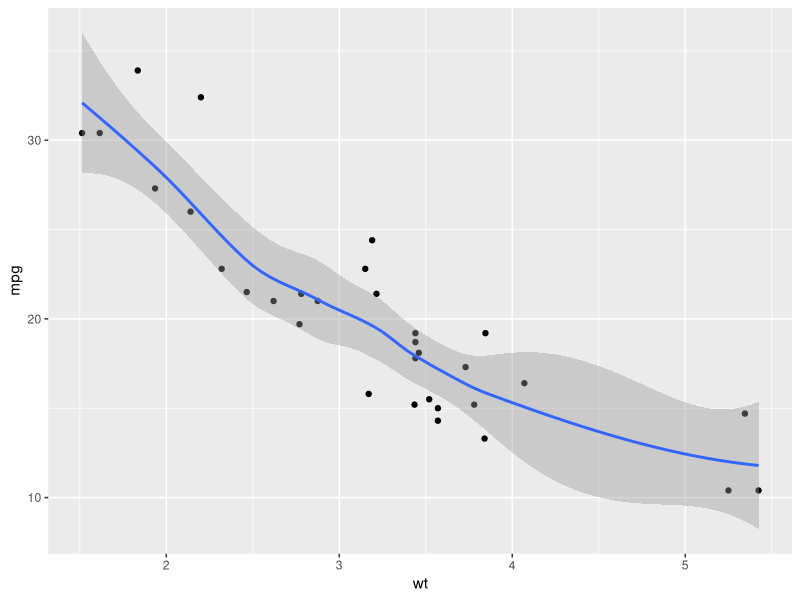
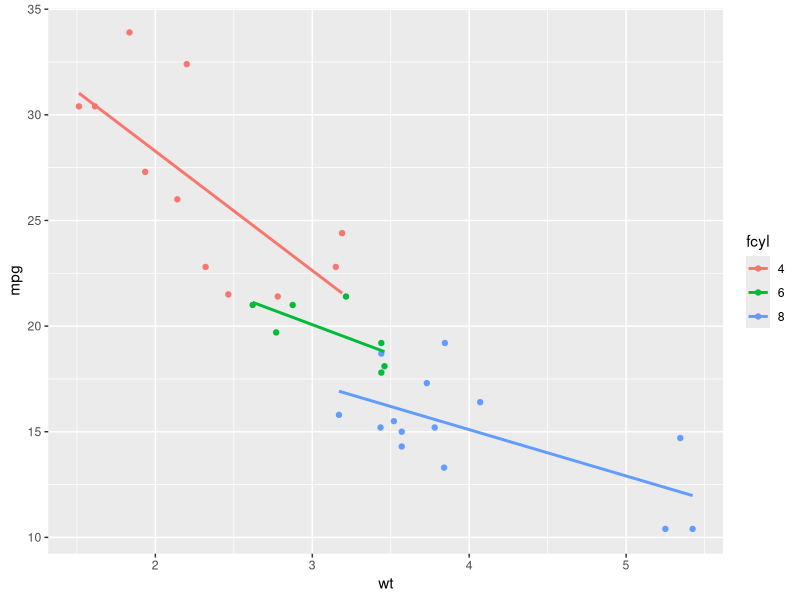

Here is the R script that generated these plots, in order: (Note: this script raises an error after producing the figures.)
#' This is a file
#'
#' teh aim is to filtre some cols and make a graph

library(tidyverse)
library(ggplot2)


mtcars %>% head(10)

## adding some graphs and 
# Summary statistics

mtcars %>% 
  summary()

# draw a scatter plot of mpg vs. wt
ggplot(mtcars, aes(wt, mpg)) +
  geom_point() +
  geom_smooth()

#create factor cyl and am
mtcars <- mtcars %>% 
  mutate(fcyl = as.factor(cyl),
         fam = as.factor(am))

# Using mtcars, plot mpg vs. wt, colored by fcyl

ggplot(mtcars, aes(wt, mpg, color = fcyl)) +
  geom_point() +
  stat_smooth(method = "lm", se = FALSE)

mtcars %>% mistake
